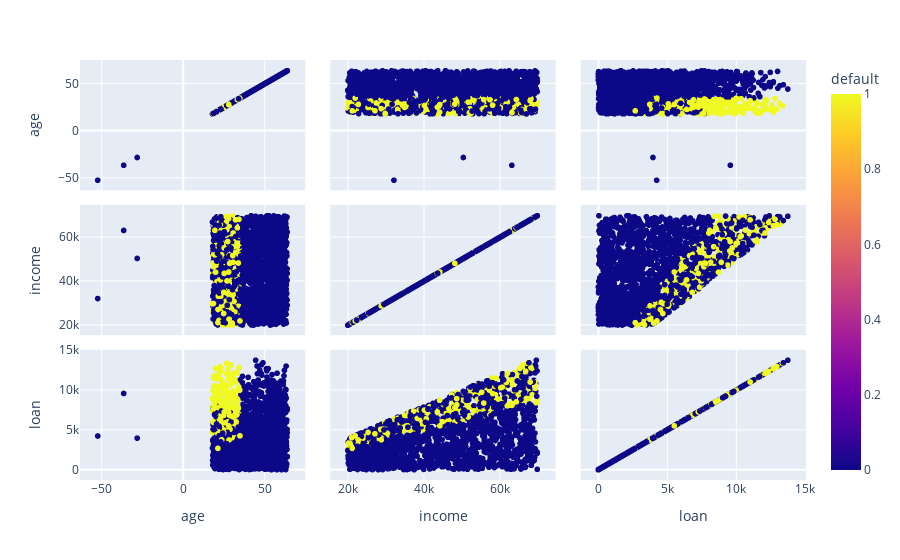

The code cell stored with this chart in its notebook:
### Code cell
grafico = px.scatter_matrix(base_credit, dimensions=['age','income','loan'], color = 'default')
grafico.show()

### Figure 1 — Plotly figure (JSON) as saved in the notebook; plotly's stock layout.template omitted (floating-point values rounded to 4 significant figures; data arrays with more than 128 entries replaced by an {"elided": "..."} marker saying what was removed)
{"data": [{"dimensions": [{"axis": {"matches": true}, "label": "age", "values": {"elided": "2000 float values"}}, {"axis": {"matches": true}, "label": "income", "values": {"elided": "2000 float values"}}, {"axis": {"matches": true}, "label": "loan", "values": {"elided": "2000 float values"}}], "hovertemplate": "%{xaxis.title.text}=%{x}<br>%{yaxis.title.text}=%{y}<br>default=%{marker.color}<extra></extra>", "legendgroup": "", "marker": {"color": {"elided": "2000 int values"}, "coloraxis": "coloraxis", "symbol": "circle"}, "name": "", "showlegend": false, "type": "splom"}], "layout": {"coloraxis": {"colorbar": {"title": {"text": "default"}}, "colorscale": [[0, "#0d0887"], [0.1111, "#46039f"], [0.2222, "#7201a8"], [0.3333, "#9c179e"], [0.4444, "#bd3786"], [0.5556, "#d8576b"], [0.6667, "#ed7953"], [0.7778, "#fb9f3a"], [0.8889, "#fdca26"], [1, "#f0f921"]]}, "dragmode": "select", "legend": {"tracegroupgap": 0}, "margin": {"t": 60}}}
